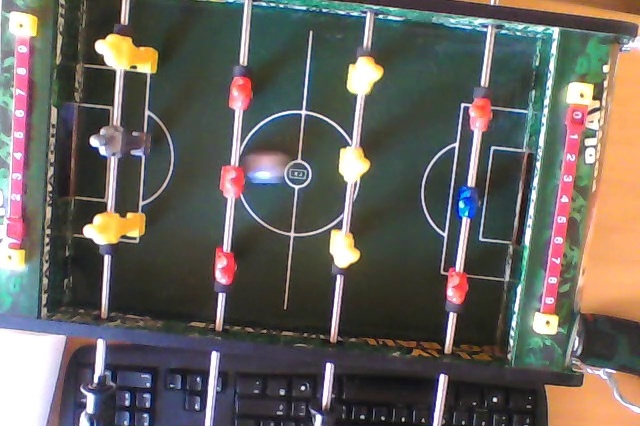
#> input picture yolo/images/Movie on 16-02-2019 at 14.36_mov_100.jpg, 640 x 426 px; its folder holds only this picture in this run
$ python -i darknet.py   (imports and definitions only)   (older library calls are emulated)
#> lines starting #> are read from the running program, lines starting #| are printed output that depends on the picture
#!python3
"""
Python 3 wrapper for identifying objects in images

Requires DLL compilation

Both the GPU and no-GPU version should be compiled; the no-GPU version should be renamed "yolo_cpp_dll_nogpu.dll".

On a GPU system, you can force CPU evaluation by any of:

- Set global variable DARKNET_FORCE_CPU to True
- Set environment variable CUDA_VISIBLE_DEVICES to -1
- Set environment variable "FORCE_CPU" to "true"


To use, either run performDetect() after import, or modify the end of this file.

See the docstring of performDetect() for parameters.

Directly viewing or returning bounding-boxed images requires scikit-image to be installed (`pip install scikit-image`)


Original *nix 2.7: https://github.com/pjreddie/darknet/blob/0f110834f4e18b30d5f101bf8f1724c34b7b83db/python/darknet.py
Windows Python 2.7 version: https://github.com/AlexeyAB/darknet/blob/fc496d52bf22a0bb257300d3c79be9cd80e722cb/build/darknet/x64/darknet.py

@author: Philip Kahn
@date: 20180503
"""
#pylint: disable=R, W0401, W0614, W0703
from ctypes import *
import math
import random
import os
import cv2
import sys, os

# [14 lines left out: functions sample, c_array, not called in this run]

class BOX(Structure):
    _fields_ = [("x", c_float),
                ("y", c_float),
                ("w", c_float),
                ("h", c_float)]

class DETECTION(Structure):
    _fields_ = [("bbox", BOX),
                ("classes", c_int),
                ("prob", POINTER(c_float)),
                ("mask", POINTER(c_float)),
                ("objectness", c_float),
                ("sort_class", c_int)]


class IMAGE(Structure):
    _fields_ = [("w", c_int),
                ("h", c_int),
                ("c", c_int),
                ("data", POINTER(c_float))]

class METADATA(Structure):
    _fields_ = [("classes", c_int),
                ("names", POINTER(c_char_p))]

#lib = CDLL("/home/pjreddie/documents/darknet/libdarknet.so", RTLD_GLOBAL)
#lib = CDLL("darknet.so", RTLD_GLOBAL)
hasGPU = True
# [59 lines not run here, left out]

# [1 line that did not run here, left out]
# [1 line that did not run here, left out]
# [1 line that did not run here, left out]
# [1 line that did not run here, left out]

# [1 line that did not run here, left out]
# [1 line that did not run here, left out]
# [1 line that did not run here, left out]

# [3 lines that did not run here, left out]

# [1 line that did not run here, left out]
# [1 line that did not run here, left out]
# [1 line that did not run here, left out]

# [1 line that did not run here, left out]
# [1 line that did not run here, left out]
# [1 line that did not run here, left out]

# [1 line that did not run here, left out]
# [1 line that did not run here, left out]
# [1 line that did not run here, left out]

# [1 line that did not run here, left out]
# [1 line that did not run here, left out]

# [1 line that did not run here, left out]
# [1 line that did not run here, left out]

# [1 line that did not run here, left out]
# [1 line that did not run here, left out]

# [1 line that did not run here, left out]
# [1 line that did not run here, left out]

# [1 line that did not run here, left out]
# [1 line that did not run here, left out]
# [1 line that did not run here, left out]

# [1 line that did not run here, left out]
# [1 line that did not run here, left out]
# [1 line that did not run here, left out]

# [1 line that did not run here, left out]
# [1 line that did not run here, left out]

# [1 line that did not run here, left out]
# [1 line that did not run here, left out]

# [1 line that did not run here, left out]
# [1 line that did not run here, left out]

# [1 line that did not run here, left out]
# [1 line that did not run here, left out]
# [1 line that did not run here, left out]

# [1 line that did not run here, left out]
# [1 line that did not run here, left out]
# [1 line that did not run here, left out]

# [1 line that did not run here, left out]
# [1 line that did not run here, left out]
# [1 line that did not run here, left out]

# [1 line that did not run here, left out]
# [1 line that did not run here, left out]

# [1 line that did not run here, left out]
# [1 line that did not run here, left out]
# [1 line that did not run here, left out]

def network_width(net):
    return lib.network_width(net)

def network_height(net):
    return lib.network_height(net)

# [78 lines left out: functions array_to_image, classify, detect, not called in this run]


netMain = None
metaMain = None
altNames = None

def performDetect(image, thresh= 0.25, configPath = "./cfg/yolov3.cfg", weightPath = "yolov3.weights", metaPath= "./data/coco.data", showImage= True, makeImageOnly = False, initOnly= False, debug=False):
    """
    Convenience function to handle the detection and returns of objects.

    Displaying bounding boxes requires libraries scikit-image and numpy

    Parameters
    ----------------
    imagePath: str
        Path to the image to evaluate. Raises ValueError if not found

    thresh: float (default= 0.25)
        The detection threshold

    configPath: str
        Path to the configuration file. Raises ValueError if not found

    weightPath: str
        Path to the weights file. Raises ValueError if not found

    metaPath: str
        Path to the data file. Raises ValueError if not found

    showImage: bool (default= True)
        Compute (and show) bounding boxes. Changes return.

    makeImageOnly: bool (default= False)
        If showImage is True, this won't actually *show* the image, but will create the array and return it.

    initOnly: bool (default= False)
        Only initialize globals. Don't actually run a prediction.

    Returns
    ----------------------


    When showImage is False, list of tuples like
        ('obj_label', confidence, (bounding_box_x_px, bounding_box_y_px, bounding_box_width_px, bounding_box_height_px))
        The X and Y coordinates are from the center of the bounding box. Subtract half the width or height to get the lower corner.

    Otherwise, a dict with
        {
            "detections": as above
            "image": a numpy array representing an image, compatible with scikit-image
            "caption": an image caption
        }
    """
    # Import the global variables. This lets us instance Darknet once, then just call performDetect() again without instancing again
    global metaMain, netMain, altNames #pylint: disable=W0603
    assert 0 < thresh < 1, "Threshold should be a float between zero and one (non-inclusive)"
    if not os.path.exists(configPath):
        raise ValueError("Invalid config path `"+os.path.abspath(configPath)+"`")
    if not os.path.exists(weightPath):
        raise ValueError("Invalid weight path `"+os.path.abspath(weightPath)+"`")
    if not os.path.exists(metaPath):
        raise ValueError("Invalid data file path `"+os.path.abspath(metaPath)+"`")
    if netMain is None:
        netMain = load_net_custom(configPath.encode("ascii"), weightPath.encode("ascii"), 0, 1)  # batch size = 1
    if metaMain is None:
        metaMain = load_meta(metaPath.encode("ascii"))
    if altNames is None:
        # In Python 3, the metafile default access craps out on Windows (but not Linux)
        # Read the names file and create a list to feed to detect
        try:
            with open(metaPath) as metaFH:
                metaContents = metaFH.read()
                import re
                match = re.search("names *= *(.*)$", metaContents, re.IGNORECASE | re.MULTILINE)
                if match:
                    result = match.group(1)
                else:
                    result = None
                try:
                    if os.path.exists(result):
                        with open(result) as namesFH:
                            namesList = namesFH.read().strip().split("\n")
                            altNames = [x.strip() for x in namesList]
                except TypeError:
                    pass
        except Exception:
            pass
    if initOnly:
        print("Initialized detector")
        return None

    # Do the detection
    detections = detect(netMain, metaMain, image, thresh, debug=debug)
    if showImage:
        try:
            from skimage import io, draw
            import numpy as np
            image = cv2.cvtColor(image, cv2.COLOR_BGR2RGB)
            image = cv2.resize(image,(lib.network_width(netMain), lib.network_height(netMain)), interpolation = cv2.INTER_LINEAR)

            if debug: print("*** "+str(len(detections))+" Results, color coded by confidence ***")
            imcaption = []
            for detection in detections:
                label = detection[0]
                confidence = detection[1]
                pstring = label+": "+str(np.rint(100 * confidence))+"%"
                imcaption.append(pstring)
                #print(pstring)
                bounds = detection[2]
                shape = image.shape
                # [4 lines of commented-out code are left out]

                if bounds[0] == float("inf") or bounds[1] == float("inf") or bounds[2] == float("inf") or bounds[3] == float("inf"):
                    continue

                yExtent = int(bounds[3])
                xEntent = int(bounds[2])
                # Coordinates are around the center
                xCoord = int(bounds[0] - bounds[2]/2)
                yCoord = int(bounds[1] - bounds[3]/2)
                boundingBox = [
                    [xCoord, yCoord],
                    [xCoord, yCoord + yExtent],
                    [xCoord + xEntent, yCoord + yExtent],
                    [xCoord + xEntent, yCoord]
                ]
                # Wiggle it around to make a 3px border
                rr, cc = draw.polygon_perimeter([x[1] for x in boundingBox], [x[0] for x in boundingBox], shape= shape)
                rr2, cc2 = draw.polygon_perimeter([x[1] + 1 for x in boundingBox], [x[0] for x in boundingBox], shape= shape)
                rr3, cc3 = draw.polygon_perimeter([x[1] - 1 for x in boundingBox], [x[0] for x in boundingBox], shape= shape)
                rr4, cc4 = draw.polygon_perimeter([x[1] for x in boundingBox], [x[0] + 1 for x in boundingBox], shape= shape)
                rr5, cc5 = draw.polygon_perimeter([x[1] for x in boundingBox], [x[0] - 1 for x in boundingBox], shape= shape)
                boxColor = (int(255 * (1 - (confidence ** 2))), int(255 * (confidence ** 2)), 0)
                draw.set_color(image, (rr, cc), boxColor, alpha= 0.8)
                draw.set_color(image, (rr2, cc2), boxColor, alpha= 0.8)
                draw.set_color(image, (rr3, cc3), boxColor, alpha= 0.8)
                draw.set_color(image, (rr4, cc4), boxColor, alpha= 0.8)
                draw.set_color(image, (rr5, cc5), boxColor, alpha= 0.8)
            if not makeImageOnly:
                io.imshow(image)
                io.show()
            detections = {
                "detections": detections,
                "image": image,
                "caption": "\n<br/>".join(imcaption)
            }
        except Exception as e:
            print("Unable to show image: "+str(e))
            exc_type, exc_obj, exc_tb = sys.exc_info()
            fname = os.path.split(exc_tb.tb_frame.f_code.co_filename)[1]
            print(exc_type, fname, exc_tb.tb_lineno)

    return detections

# [2 lines not run here, left out]

>>> import cv2
>>> picture = cv2.imread('../images/Movie on 16-02-2019 at 14.36_mov_100.jpg', cv2.IMREAD_GRAYSCALE)
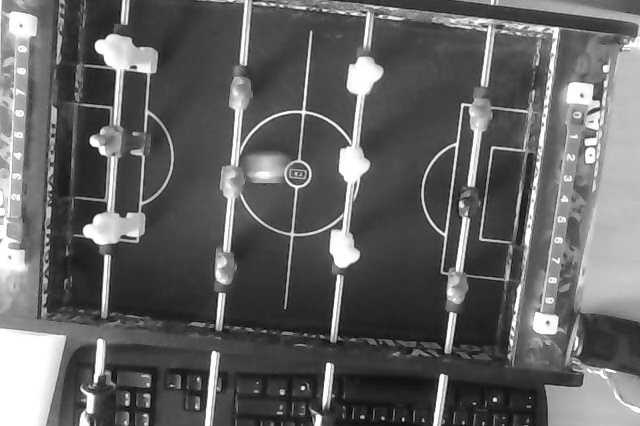
#> picture: shape (426, 640); min 2, max 255, mean 99.2
>>> result = performDetect(picture)
#> (the run stopped early here; a loop or call above may not have finished)
